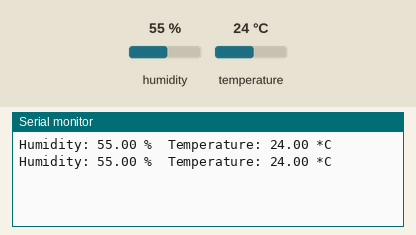
This sketch was run on a simulated Arduino Uno, built with avr-gcc and run on an emulated ATmega328P. Parts: the last lines printed to the serial monitor. The inputs (shaded band) are chosen by the test bench; at power-on: humidity 55 %, temperature 24 °C.

Above: at 2.8 s.
2.9 s: humidity set to 22 %
At 5.1 s:
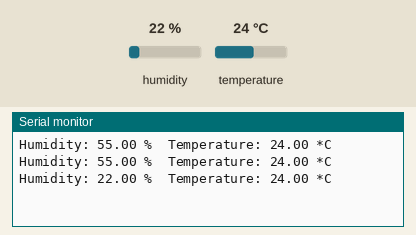
5.6 s: temperature set to 12 °C
At 7.5 s:
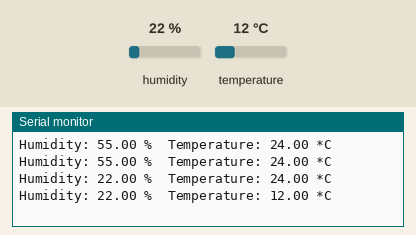
8.3 s: humidity set to 40 %
At 11.1 s:
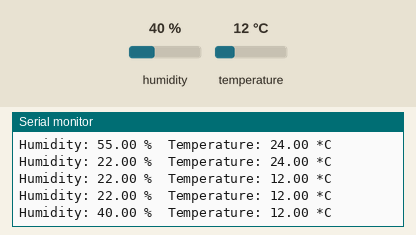
Timing chart, 0 to 12.6 s (numbered marks = the images above; inputs shaded):
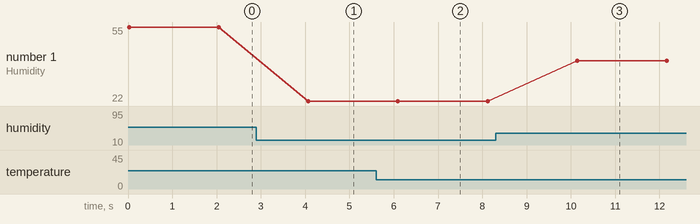

Measured:
- after the input at 2.9 s, the serial monitor: prints a new line after 1.2 s (image 1)
- after the input at 5.6 s, the serial monitor: prints a new line after 0.50 s (image 2)
- after the input at 8.3 s, the serial monitor: prints a new line after 1.8 s (image 3)
- plotted number 1: 55 → 22 after the input at 2.9 s, 22 → 40 after the input at 8.3 s

The sketch:

DHT11.ino
```cpp
#include "DHT.h"

#define DHTPIN A0     // what pin we're connected to

#define DHTTYPE DHT11   // DHT 11


DHT dht(DHTPIN, DHTTYPE);
float t, h;

void setup()
{
  Serial.begin(9600);
  dht.begin();

}


void loop()
{

  h = dht.readHumidity();
  t = dht.readTemperature();
  if (isnan(t) || isnan(h))
  {
    Serial.println("Failed to read from DHT");

  }
  else
  {

    Serial.print("Humidity: ");
    Serial.print(h);
    Serial.print(" %\t");
    Serial.print("Temperature: ");
    Serial.print(t);
    Serial.println(" *C");

  }
  delay(2000);

}
```
